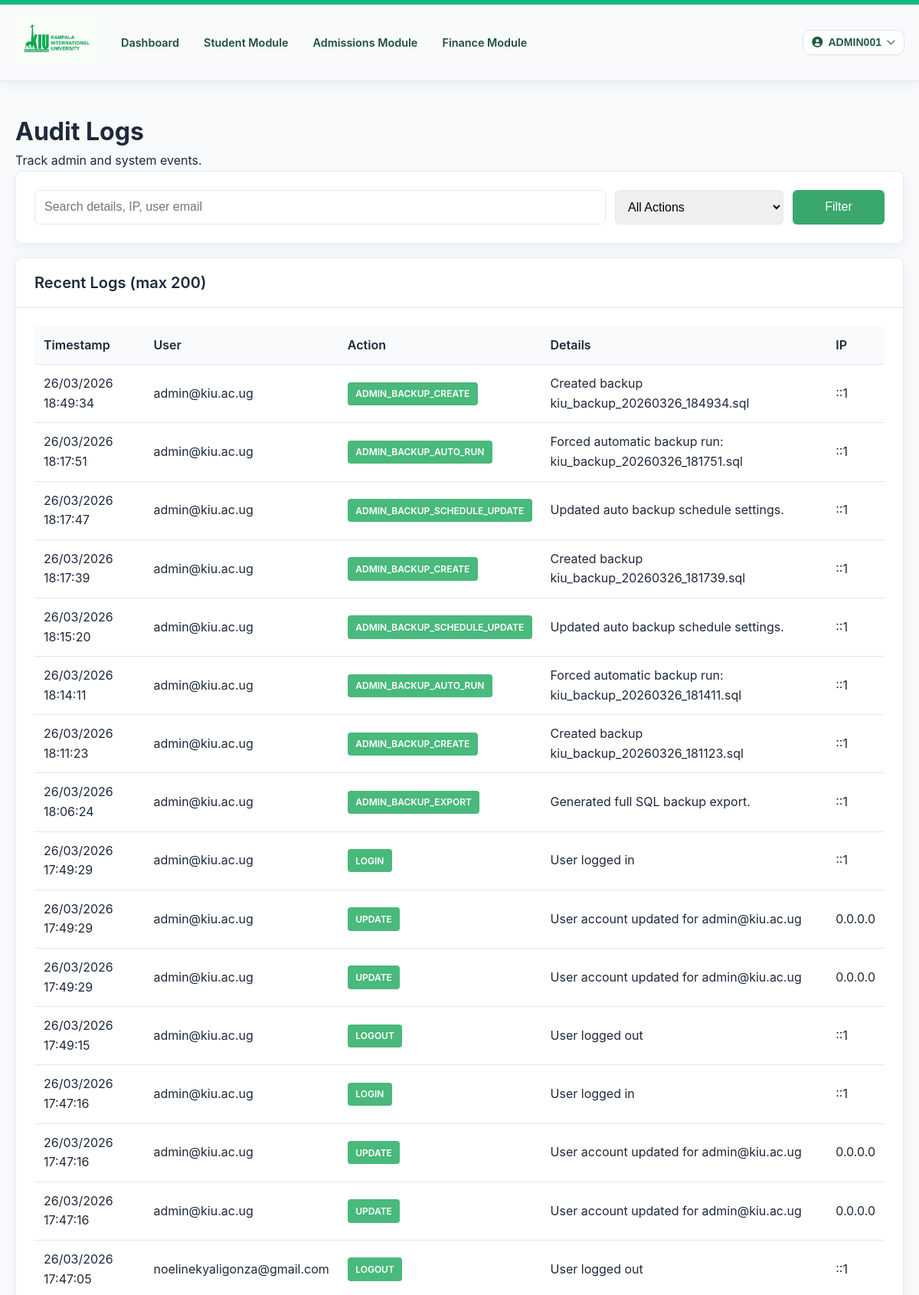
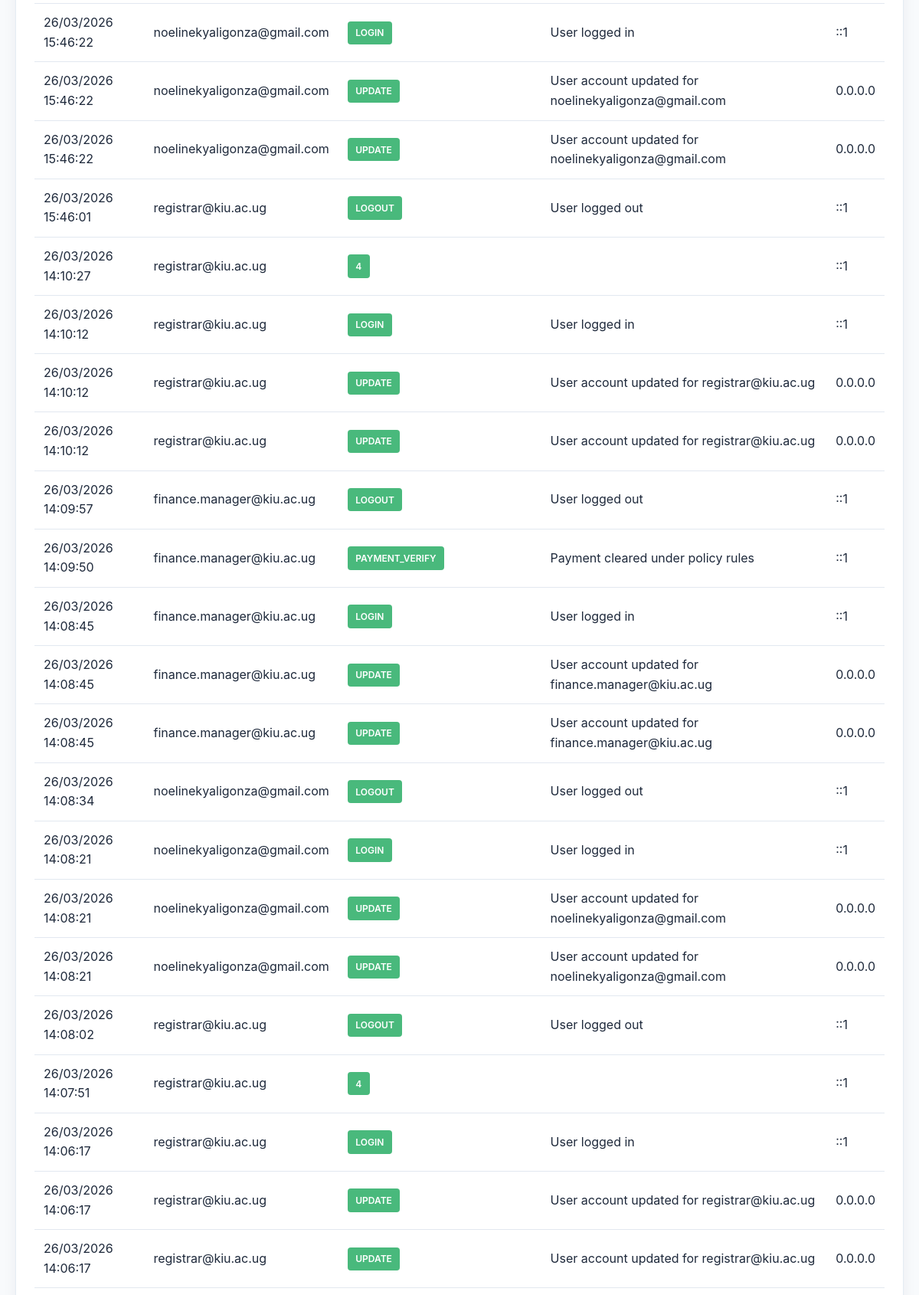
Page /modules/admin/audit_logs.php (signed in, upper part) on the committed database (2 pictures, top to bottom).
### tables this page shows
CREATE TABLE `audit_logs` (
  `log_id` bigint(20) unsigned NOT NULL AUTO_INCREMENT,
  `user_id` bigint(20) unsigned DEFAULT NULL COMMENT 'NULL for system-generated actions',
  `action` varchar(100) NOT NULL COMMENT 'e.g., CREATE, UPDATE, DELETE, LOGIN, LOGOUT',
  `table_name` varchar(100) DEFAULT NULL COMMENT 'Affected table',
  `record_id` bigint(20) unsigned DEFAULT NULL COMMENT 'Affected record ID',
  `old_value` longtext DEFAULT NULL COMMENT 'Previous state of record' CHECK (json_valid(`old_value`)),
  `new_value` longtext DEFAULT NULL COMMENT 'New state of record' CHECK (json_valid(`new_value`)),
  `changes_summary` text DEFAULT NULL COMMENT 'Human-readable summary of changes',
  `ip_address` varchar(45) NOT NULL COMMENT 'IPv4 or IPv6 address',
  `user_agent` text DEFAULT NULL COMMENT 'Browser/client user agent',
  `request_url` varchar(500) DEFAULT NULL COMMENT 'Request URL if applicable',
  `request_method` varchar(10) DEFAULT NULL COMMENT 'HTTP method (GET, POST, etc.)',
  `session_id` varchar(255) DEFAULT NULL COMMENT 'Session identifier',
  `severity` enum('info','warning','error','critical') DEFAULT 'info',
  `timestamp` timestamp(6) NOT NULL DEFAULT current_timestamp(6) COMMENT 'Microsecond precision',
  `created_at` timestamp NOT NULL DEFAULT current_timestamp(),
  PRIMARY KEY (`log_id`),
  KEY `idx_user_actions` (`user_id`,`timestamp`),
  KEY `idx_table_record` (`table_name`,`record_id`,`timestamp`),
  KEY `idx_action_timestamp` (`action`,`timestamp`),
  KEY `idx_severity` (`severity`,`timestamp`),
  CONSTRAINT `fk_audit_user` FOREIGN KEY (`user_id`) REFERENCES `users` (`user_id`) ON DELETE SET NULL ON UPDATE CASCADE
);

### includes/functions.php (called while the page is built, shortened)
<?php
function format_date($date, $format = DISPLAY_DATE_FORMAT) {
    return date($format, strtotime($date));
}

### modules/admin/audit_logs.php (the view, shortened to what this page needs)
<?php
require_once '../../config/init.php';
$q = trim((string)($_GET['q'] ?? ''));
$limit = 200;
$params = [];
$sql = "SELECT al.*, COALESCE(u.email, 'System') as user_email
        FROM audit_logs al
        LEFT JOIN users u ON u.user_id = al.user_id";
$sql .= ' ORDER BY al.timestamp DESC LIMIT ' . (int)$limit;
$stmt = $db->prepare($sql);
$stmt->execute($params);
$logs = $stmt->fetchAll();
include '../../includes/header.php';
?>
<div class="dashboard">
    <div class="page-header">
        <h1>Audit Logs</h1>
        <p>Track admin and system events.</p>
    </div>
    <div class="card" style="margin-bottom: 18px;">
        <div class="card-body">
            <form method="GET" style="display:grid; grid-template-columns: 1fr 220px 120px; gap:12px;">
                <input class="form-control" type="text" name="q" value="<?php echo htmlspecialchars($q); ?>" placeholder="Search details, IP, user email">
                <select class="form-control" name="action">
                    <option value="">All Actions</option>
                </select>
                <button class="btn btn-primary" type="submit">Filter</button>
            </form>
        </div>
    </div>
    <div class="card">
        <div class="card-header"><h3>Recent Logs (max <?php echo $limit; ?>)</h3></div>
        <div class="card-body">
            <div class="table-responsive">
                <table class="table table-sm">
                    <thead>
                        <tr>
                            <th>Timestamp</th>
                            <th>User</th>
                            <th>Action</th>
                            <th>Details</th>
                            <th>IP</th>
                        </tr>
                    </thead>
                    <tbody>
                        <?php foreach ($logs as $log): ?>
                            <tr>
                                <td><?php echo htmlspecialchars(format_date((string)$log['timestamp'], DISPLAY_DATETIME_FORMAT)); ?></td>
                                <td><?php echo htmlspecialchars((string)$log['user_email']); ?></td>
                                <td><span class="badge badge-info"><?php echo htmlspecialchars((string)$log['action']); ?></span></td>
                                <td><?php echo htmlspecialchars((string)($log['changes_summary'] ?? '')); ?></td>
                                <td><?php echo htmlspecialchars((string)$log['ip_address']); ?></td>
                            </tr>
                        <?php endforeach; ?>
                    </tbody>
                </table>
            </div>
        </div>
    </div>
</div>
<?php include '../../includes/footer.php'; ?>

### assets/css/style.css (style rules this page uses)
:root { --primary-color: #3aa76d; --secondary-color: #64748b; --success-color: #10b981; --danger-color: #ef4444; --warning-color: #f59e0b; --info-color: #49b97c; --light-color: #f8fafc; --dark-color: #1e293b; --border-color: #e2e8f0; --shadow: 0 1px 3px 0 rgba(0, 0, 0, 0.1); --shadow-lg: 0 10px 15px -3px rgba(0, 0, 0, 0.1); }
* { margin: 0; padding: 0; box-sizing: border-box; }
body { font-family: -apple-system, BlinkMacSystemFont, 'Segoe UI', Roboto, 'Helvetica Neue', Arial, sans-serif; line-height: 1.6; color: var(--dark-color); background-color: var(--light-color); overflow-x: hidden; }
.card { background: white; border-radius: 8px; border: 1px solid #e5edf3; box-shadow: 0 6px 18px rgba(15, 41, 66, 0.06); margin-bottom: 20px; overflow: hidden; }
.card-header { padding: 1rem 1.5rem; border-bottom: 1px solid var(--border-color); display: flex; justify-content: space-between; align-items: center; }
.card-header h3 { font-size: 1.25rem; font-weight: 600; }
.card-body { padding: 1.5rem; }
.dashboard { max-width: 1400px; margin: 0 auto; padding: 20px; }
.form-control { width: 100%; padding: 0.75rem; border: 1px solid var(--border-color); border-radius: 6px; font-size: 1rem; transition: border-color 0.3s; }
.btn { display: inline-block; padding: 0.75rem 1.5rem; border: none; border-radius: 6px; font-size: 1rem; font-weight: 500; text-decoration: none; cursor: pointer; transition: all 0.3s; }
.btn-primary { background-color: #3aa76d; color: white; }
.badge { display: inline-block; padding: 0.35rem 0.65rem; font-size: 0.75rem; font-weight: 600; border-radius: 4px; }
.badge-info { background-color: var(--info-color); color: white; }
.table { width: 100%; border-collapse: collapse; }
.table th, .table td { padding: 0.75rem; text-align: left; border-bottom: 1px solid var(--border-color); }
.table thead th { font-weight: 600; background-color: var(--light-color); }
.table-responsive { overflow-x: auto; }

### rows in the picture
audit_logs: timestamp "26/03/2026 18:49:34", user_email "admin@kiu.ac.ug", action "ADMIN_BACKUP_CREATE", changes_summary "Created backup kiu_backup_20260326_184934.sql", ip_address "::1"
audit_logs: timestamp "26/03/2026 18:17:51", user_email "admin@kiu.ac.ug", action "ADMIN_BACKUP_AUTO_RUN", changes_summary "Forced automatic backup run: kiu_backup_20260326_181751.sql", ip_address "::1"
audit_logs: timestamp "26/03/2026 18:17:47", user_email "admin@kiu.ac.ug", action "ADMIN_BACKUP_SCHEDULE_UPDATE", changes_summary "Updated auto backup schedule settings.", ip_address "::1"
audit_logs: timestamp "26/03/2026 18:17:39", user_email "admin@kiu.ac.ug", action "ADMIN_BACKUP_CREATE", changes_summary "Created backup kiu_backup_20260326_181739.sql", ip_address "::1"
audit_logs: timestamp "26/03/2026 18:15:20", user_email "admin@kiu.ac.ug", action "ADMIN_BACKUP_SCHEDULE_UPDATE", changes_summary "Updated auto backup schedule settings.", ip_address "::1"
audit_logs: timestamp "26/03/2026 18:14:11", user_email "admin@kiu.ac.ug", action "ADMIN_BACKUP_AUTO_RUN", changes_summary "Forced automatic backup run: kiu_backup_20260326_181411.sql", ip_address "::1"
audit_logs: timestamp "26/03/2026 18:11:23", user_email "admin@kiu.ac.ug", action "ADMIN_BACKUP_CREATE", changes_summary "Created backup kiu_backup_20260326_181123.sql", ip_address "::1"
audit_logs: timestamp "26/03/2026 18:06:24", user_email "admin@kiu.ac.ug", action "ADMIN_BACKUP_EXPORT", changes_summary "Generated full SQL backup export.", ip_address "::1"
audit_logs: timestamp "26/03/2026 17:49:29", user_email "admin@kiu.ac.ug", action "LOGIN", changes_summary "User logged in", ip_address "::1"
audit_logs: timestamp "26/03/2026 17:49:29", user_email "admin@kiu.ac.ug", action "UPDATE", changes_summary "User account updated for admin@kiu.ac.ug", ip_address "0.0.0.0"
audit_logs: timestamp "26/03/2026 17:49:29", user_email "admin@kiu.ac.ug", action "UPDATE", changes_summary "User account updated for admin@kiu.ac.ug", ip_address "0.0.0.0"
audit_logs: timestamp "26/03/2026 17:49:15", user_email "admin@kiu.ac.ug", action "LOGOUT", changes_summary "User logged out", ip_address "::1"
audit_logs: timestamp "26/03/2026 17:47:16", user_email "admin@kiu.ac.ug", action "LOGIN", changes_summary "User logged in", ip_address "::1"
audit_logs: timestamp "26/03/2026 17:47:16", user_email "admin@kiu.ac.ug", action "UPDATE", changes_summary "User account updated for admin@kiu.ac.ug", ip_address "0.0.0.0"
audit_logs: timestamp "26/03/2026 17:47:16", user_email "admin@kiu.ac.ug", action "UPDATE", changes_summary "User account updated for admin@kiu.ac.ug", ip_address "0.0.0.0"
audit_logs: timestamp "26/03/2026 17:47:05", user_email "noelinekyaligonza@gmail.com", action "LOGOUT", changes_summary "User logged out", ip_address "::1"
audit_logs: timestamp "26/03/2026 15:46:22", user_email "noelinekyaligonza@gmail.com", action "LOGIN", changes_summary "User logged in", ip_address "::1"
audit_logs: timestamp "26/03/2026 15:46:22", user_email "noelinekyaligonza@gmail.com", action "UPDATE", changes_summary "User account updated for noelinekyaligonza@gmail.com", ip_address "0.0.0.0"
audit_logs: timestamp "26/03/2026 15:46:22", user_email "noelinekyaligonza@gmail.com", action "UPDATE", changes_summary "User account updated for noelinekyaligonza@gmail.com", ip_address "0.0.0.0"
audit_logs: timestamp "26/03/2026 15:46:01", user_email "registrar@kiu.ac.ug", action "LOGOUT", changes_summary "User logged out", ip_address "::1"
audit_logs: timestamp "26/03/2026 14:10:27", user_email "registrar@kiu.ac.ug", action "4", ip_address "::1"
audit_logs: timestamp "26/03/2026 14:10:12", user_email "registrar@kiu.ac.ug", action "LOGIN", changes_summary "User logged in", ip_address "::1"
audit_logs: timestamp "26/03/2026 14:10:12", user_email "registrar@kiu.ac.ug", action "UPDATE", changes_summary "User account updated for registrar@kiu.ac.ug", ip_address "0.0.0.0"
audit_logs: timestamp "26/03/2026 14:10:12", user_email "registrar@kiu.ac.ug", action "UPDATE", changes_summary "User account updated for registrar@kiu.ac.ug", ip_address "0.0.0.0"
audit_logs: timestamp "26/03/2026 14:09:57", user_email "finance.manager@kiu.ac.ug", action "LOGOUT", changes_summary "User logged out", ip_address "::1"
audit_logs: timestamp "26/03/2026 14:09:50", user_email "finance.manager@kiu.ac.ug", action "PAYMENT_VERIFY", changes_summary "Payment cleared under policy rules", ip_address "::1"
audit_logs: timestamp "26/03/2026 14:08:45", user_email "finance.manager@kiu.ac.ug", action "LOGIN", changes_summary "User logged in", ip_address "::1"
audit_logs: timestamp "26/03/2026 14:08:45", user_email "finance.manager@kiu.ac.ug", action "UPDATE", changes_summary "User account updated for finance.manager@kiu.ac.ug", ip_address "0.0.0.0"
audit_logs: timestamp "26/03/2026 14:08:45", user_email "finance.manager@kiu.ac.ug", action "UPDATE", changes_summary "User account updated for finance.manager@kiu.ac.ug", ip_address "0.0.0.0"
audit_logs: timestamp "26/03/2026 14:08:34", user_email "noelinekyaligonza@gmail.com", action "LOGOUT", changes_summary "User logged out", ip_address "::1"
audit_logs: timestamp "26/03/2026 14:08:21", user_email "noelinekyaligonza@gmail.com", action "LOGIN", changes_summary "User logged in", ip_address "::1"
audit_logs: timestamp "26/03/2026 14:08:21", user_email "noelinekyaligonza@gmail.com", action "UPDATE", changes_summary "User account updated for noelinekyaligonza@gmail.com", ip_address "0.0.0.0"
audit_logs: timestamp "26/03/2026 14:08:21", user_email "noelinekyaligonza@gmail.com", action "UPDATE", changes_summary "User account updated for noelinekyaligonza@gmail.com", ip_address "0.0.0.0"
audit_logs: timestamp "26/03/2026 14:08:02", user_email "registrar@kiu.ac.ug", action "LOGOUT", changes_summary "User logged out", ip_address "::1"
audit_logs: timestamp "26/03/2026 14:07:51", user_email "registrar@kiu.ac.ug", action "4", ip_address "::1"
audit_logs: timestamp "26/03/2026 14:06:17", user_email "registrar@kiu.ac.ug", action "LOGIN", changes_summary "User logged in", ip_address "::1"
audit_logs: timestamp "26/03/2026 14:06:17", user_email "registrar@kiu.ac.ug", action "UPDATE", changes_summary "User account updated for registrar@kiu.ac.ug", ip_address "0.0.0.0"
audit_logs: timestamp "26/03/2026 14:06:17", user_email "registrar@kiu.ac.ug", action "UPDATE", changes_summary "User account updated for registrar@kiu.ac.ug", ip_address "0.0.0.0"

### other values in the picture
$_SESSION['admission_number'] "ADMIN001"
$limit "200"
